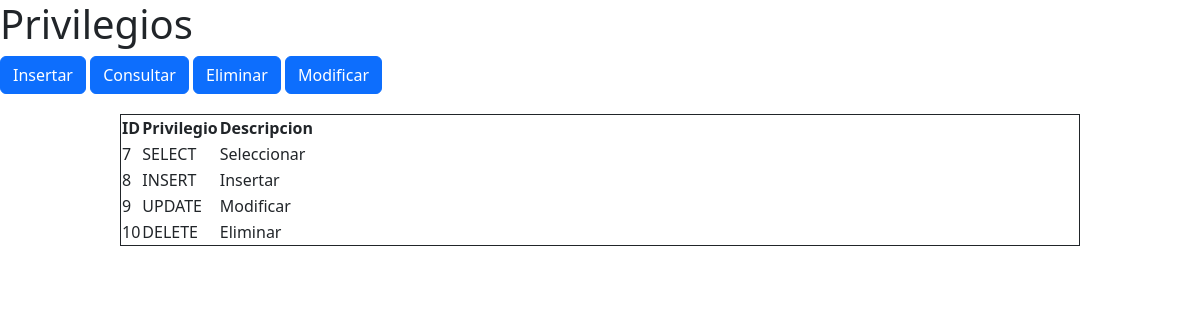
The app's page /privilegios with its own data.
### default/models.py (models this page shows)
class Privilegios(models.Model):
    name_privilegio = models.CharField(max_length=150, null=True)
    description = models.CharField(max_length=150, null=True)
    class Meta:
        db_table = 'privilegios'

### default/views.py (the view)
# urls.py: path('privilegios', default.views.privilegios, name="privilegios"),
def privilegios(request):
    privilegios = list(Privilegios.objects.values())
    return render(request, 'privilegios/privilegios.html', {
        'privilegios': privilegios
    })

### default/templates/privilegios/privilegios.html (shortened to what this page needs)
<!DOCTYPE html>
<html lang="en">
<head>
    <link href="https://cdn.jsdelivr.net/npm/bootstrap@5.2.3/dist/css/bootstrap.min.css" rel="stylesheet"
 />
</head>
<body>
    <h1>Privilegios</h1>
    <button type="button" class="btn btn-primary" data-bs-toggle="modal" data-bs-target="#formulario-agregar">
        Insertar
    </button>
    <button type="button" class="btn btn-primary" data-bs-toggle="modal" data-bs-target="#formulario-consultar">
        Consultar
    </button>
    <button type="button" class="btn btn-primary" data-bs-toggle="modal" data-bs-target="#formulario-eliminar">
        Eliminar
    </button>
    <button type="button" class="btn btn-primary" data-bs-toggle="modal" data-bs-target="#formulario-modificar">
        Modificar
    </button>
    <div style="width: 80%; border: 1px solid; margin: 0 auto; margin-top: 20px;">
        <table>
            <tr>
                <th>ID</th>
                <th>Privilegio</th>
                <th>Descripcion</th>
            </tr>
            {% for privilegio in privilegios %}
                <tr>
                    <td>
                        {{privilegio.id}}
                    </td>
                    <td>
                        {{privilegio.name_privilegio}}
                    </td>
                    <td>
                        {{privilegio.description}}
                    </td>
                </tr>
            {% endfor %}
        </table>
    </div>
</body>
</html>

### records on screen
Privilegios: id "7", name_privilegio "SELECT", description "Seleccionar"
Privilegios: id "8", name_privilegio "INSERT", description "Insertar"
Privilegios: id "9", name_privilegio "UPDATE", description "Modificar"
Privilegios: id "10", name_privilegio "DELETE", description "Eliminar"
